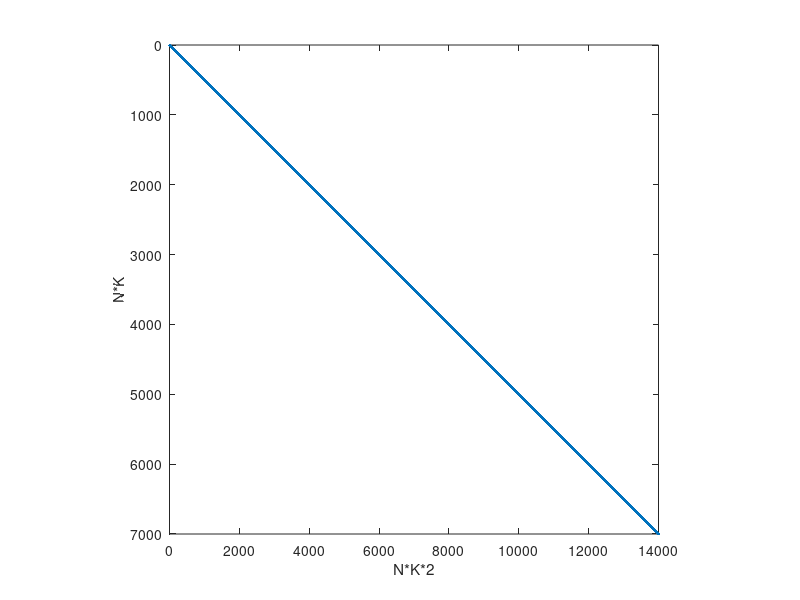

This chart was generated by the following MATLAB code: (Note: this script raises an error after producing the figure.)
%% PEV Charge Scheduling Simulation Scenario
%{

%}
clear all
close all
clc
%% Load PEV Scenario
load('PEV_scenario_100.mat')

%% Model
% Integrality Requirement:
tic

% build matrix for when each vehicle is scheduled to depart.
% after depart time, vehicle must be at least charged to their required
% charge time, and can no longer charge/discharge
depart = ones(N,kTotal);
for n = 1:N
    for k = K(n):kTotal
        depart(n,k) = 0;
    end
end

% turns depature matrix into b vector
b_depart = depart(:);
% creates required SOC b vector
b_req = SOCreq-SOCinit;
% creates grid load b vector
b_supply = load;

%%

% creates min SOC and max SOC b vectors 
b_min_simple = SOCmin - SOCinit;
b_max_simple = SOCmax - SOCinit;
b_min = [];
b_max = [];
for j = 1:kTotal
    b_min = [b_min_simple; b_min];
    b_max = [b_max_simple; b_max];
end
toc

%% A_depart
tic
kInd = 2;

i = zeros(1,N*kTotal);
j = zeros(1,N*kTotal);
j2 = zeros(1,N*kTotal);
v = zeros(1,N*kTotal);

for k = 1:kTotal
    for n = 1:N    
        
        i(n+(k-1)*N) = n+(k-1)*N;       
        j(n+(k-1)*N) = kInd;
        j2(n+(k-1)*N) = kInd+1;
        v(n+(k-1)*N) = 1;
            
        kInd = kInd + 2;        
    end
end

A_depart1 = sparse(i,j,v,N*kTotal,2*N*kTotal+1);
A_depart2 = sparse(i,j2,v,N*kTotal,2*N*kTotal+1);
A_depart = A_depart1 + A_depart2;
toc

spy(A_depart)
pbaspect([1 1 1])
xlabel('N*K*2')
ylabel('N*K')
d = round(nnz(A_depart)/numel(A_depart)*100,2);
title(strcat('A Submatrix - Departure Time (d=',num2str(d),'%)'))
saveas(gcf,'A_depart_spy.png')

%% A_req
tic
kInd = 2;

i = zeros(1,N*kTotal);
j = zeros(1,N*kTotal);
j2 = zeros(1,N*kTotal);
v1 = zeros(1,N*kTotal);
v2 = zeros(1,N*kTotal);

for k = 1:kTotal
    for n = 1:N    
        
        i(n+(k-1)*N) = n;       
        j(n+(k-1)*N) = kInd;
        j2(n+(k-1)*N) = kInd+1;
        v1(n+(k-1)*N) = eta(n)*g(n);
        v2(n+(k-1)*N) = -eta(n)*h(n);
        
        kInd = kInd + 2;        
    end
end

A_req1 = sparse(i,j,v1,N,2*N*kTotal+1);
A_req2 = sparse(i,j2,v2,N,2*N*kTotal+1);
A_req = A_req1 + A_req2;
toc

spy(A_req)
pbaspect([1 1 1])
xlabel('N*K*2')
ylabel('N')
d = round(nnz(A_req)/numel(A_req)*100,2);
title(strcat('A Submatrix - Requested Charge (d=',num2str(d),'%)'))
saveas(gcf,'A_req_spy.png')

%% A_supply
tic

nInd = 2;

i = zeros(1,N*kTotal);
i2 = zeros(1,kTotal);
j1 = zeros(1,N*kTotal);
j2 = zeros(1,N*kTotal);
v1 = zeros(1,N*kTotal);
v2 = zeros(1,N*kTotal);
v3 = zeros(1,kTotal);

for k = 1:kTotal
    for n = 1:N    
        
        i(n+(k-1)*N) = k;       
        j1(n+(k-1)*N) = nInd;
        j2(n+(k-1)*N) = nInd+1;
        v1(n+(k-1)*N) = -g(n);
        v2(n+(k-1)*N) = h(n);
                
        nInd = nInd + 2;
            
    end
    i2(k) = k;
    v3(k) = 1;
end

A_supply1 = sparse(i,j,v1,kTotal,2*N*kTotal+1);
A_supply2 = sparse(i,j2,v2,kTotal,2*N*kTotal+1);
A_supply3 = sparse(i2,1,v3,kTotal,2*N*kTotal+1);
A_supply = A_supply1 + A_supply2 + A_supply3;
toc

spy(A_supply)
pbaspect([1 1 1])
xlabel('N*K*2')
ylabel('K')
d = round(nnz(A_supply)/numel(A_supply)*100,2);
title(strcat('A Submatrix - Peak Load (d=',num2str(d),'%)'))
saveas(gcf,'A_supply_spy.png')

%% A_min
tic

nInd = 2;

i = zeros(1,N*kTotal*(kTotal+1)/2);
j1 = zeros(1,N*kTotal*(kTotal+1)/2);
j2 = zeros(1,N*kTotal*(kTotal+1)/2);
v1 = zeros(1,N*kTotal*(kTotal+1)/2);
v2 = zeros(1,N*kTotal*(kTotal+1)/2);
counter = 1;

for k = 1:kTotal
    for n = 1:N                            
        for c = 1:kTotal        
            if (k <= c)
                i(counter) = n+(c-1)*N;
                j1(counter) = nInd;
                j2(counter) = nInd+1;
                v1(counter) = eta(n)*g(n);
                v2(counter) = -eta(n)*h(n);  
                counter = counter+1;
            end
        end        
        nInd = nInd + 2;
    end    
end

A_min1 = sparse(i,j1,v1,kTotal*N,2*N*kTotal+1);
A_min2 = sparse(i,j2,v2,kTotal*N,2*N*kTotal+1);
A_min = A_min1 + A_min2;
A_max = A_min;
toc

spy(A_min)
pbaspect([1 1 1])
xlabel('N*K*2')
ylabel('N*K')
d = round(nnz(A_min)/numel(A_min)*100,2);
title(strcat('A Submatrix - Min/Max SOC (d=',num2str(d),'%)'))
saveas(gcf,'A_minmax_spy.png')
%% Plots    
if (0)
    plot(time,load)
    ylim([10000,15000]);
    xlim([time(1),time(endInd-startInd)]);
    datetick('x','HHPM','keeplimits')
end
    
%% Optimize!
% Copyright 2018, Gurobi Optimization, LLC
% This example formulates and solves the following simple MIP model:
%  maximize
%        x +   y + 2 z
%  subject to
%        x + 2 y + 3 z <= 4
%        x +   y       >= 1
%  x, y, z binary

vtype = [];
for j = 1:(N*kTotal*2)
    vtype = [vtype 'B'];
end

%%%%%%%%% Sense for GUROBI solver %%%%%%%%
sensor = '<';
f = zeros(N*kTotal*2,1);
%f = [1; f]';

A_matrix = sparse([A_depart; -A_supply; -A_req; -A_min; A_max]);
A_matrix(:,1) = []; 

spy(A_matrix)
pbaspect([1 1 2])
xlabel('N*K*2')
ylabel('K')
d = round(nnz(A_matrix)/numel(A_matrix)*100,2);
title(strcat('Complete A Matrix (d=',num2str(d),'%)'))

%% Loop

%for z = 12750:-5:12520
for z = 12714    
    b_supply = load - z;
    
    model.A = A_matrix;
    model.obj = f';
    model.rhs = [b_depart; -b_supply; -b_req; -b_min; b_max];
    model.sense = sensor;
    model.vtype = vtype;
    model.modelsense = 'min';

    params.outputflag = 0;

    result = gurobi(model, params);
    
    disp(z)
    disp(result);
    
end
%% Massage Results
schedule = result.x;

charge_sched = [];
discharge_sched = [];
tot_sched = [];

for k = 1:kTotal
    for n = 1:N
        charge_sched(n,k) = schedule((n*2-1)+((k-1)*N*2));
        discharge_sched(n,k) = schedule((n*2)+((k-1)*N*2));
        
        tot_sched(n,k*2-1) = schedule((n*2-1)+((k-1)*N*2));
        tot_sched(n,k*2) = schedule((n*2)+((k-1)*N*2));
    end    
end

SOC_sched = SOCinit;

for k = 1:kTotal
    for n = 1:N
        SOC_sched(n,k+1) = SOC_sched(n,k) + eta(n)*g(n)*charge_sched(n,k) - eta(n)*h(n)*discharge_sched(n,k);            
    end
end

%% Plot Stuff
E = zeros(kTotal,1);
E(1) = 0;

for k = 1:kTotal    
    veh_sum = 0;
    for n = 1:N
        veh_sum = veh_sum + g(n)*charge_sched(n,k) - h(n)*discharge_sched(n,k);        
    end
    E(k) = veh_sum;
end

optiLoad = load + E;
[max_optiLoad,ind_optiLoad] = max(optiLoad);

%% Plots    
if (1)
    figure (1)
    hold on
    plot(time,load)    
    xlim([time(1),time(endInd-startInd)]);
    datetick('x','HHPM','keeplimits')
    plot(time,optiLoad,'-p','MarkerIndices',[ind_optiLoad],...
    'MarkerFaceColor','red',...
    'MarkerSize',15)
    xlabel('Time (hours)');
    ylabel('Load (MW)');
    legend('Forecasted Load','Optimal Charge Schedule Load')
    p1Title = strcat(['Optimal Charge Schedule Load for ', num2str(N), ' Vehicles (Peak Load = ' num2str(result.objval), ')']);
    title(p1Title)
    hold off
    
    fig1 = strcat('Load_', num2str(N),'.png');
    set(gcf, 'Position', [50 50 1000 800])
    saveas(gcf,fig1)
end

if (1)
    figure (2)
    hold on
    plot(time,SOC_sched(4,2:end),'r')
    plot(time,SOC_sched(5,2:end),'b')
    plot(time,SOC_sched(6,2:end),'g')
    xlim([time(1),time(endInd-startInd)]);
    datetick('x','HHPM','keeplimits')
        
    rl1 = refline(0,SOCreq(4));
    rl2 = refline(0,SOCreq(5));
    rl3 = refline(0,SOCreq(6));
    rl1.LineStyle = '--';
    rl2.LineStyle = '--';
    rl3.LineStyle = '--';
    rl1.Color = 'r';
    rl2.Color = 'b';
    rl3.Color = 'g';
    
    p2Title = strcat(['State of Charge of 3 (Out of ', num2str(N), ') Vehicles']);
    title(p2Title)
    ylabel('State of Charge (%)')
    xlabel('Time (hours)')
    legend('SOC V1','SOC V2','SOC V3','REQ V1','REQ V2','REQ V3')
    
    set(gcf, 'Position', [50 50 1000 800])
    fig2 = strcat('Sched_', num2str(N),'.png');
    saveas(gcf,fig2)
end

%%

%spy(A_supply)
%pbaspect([1 1 1])

